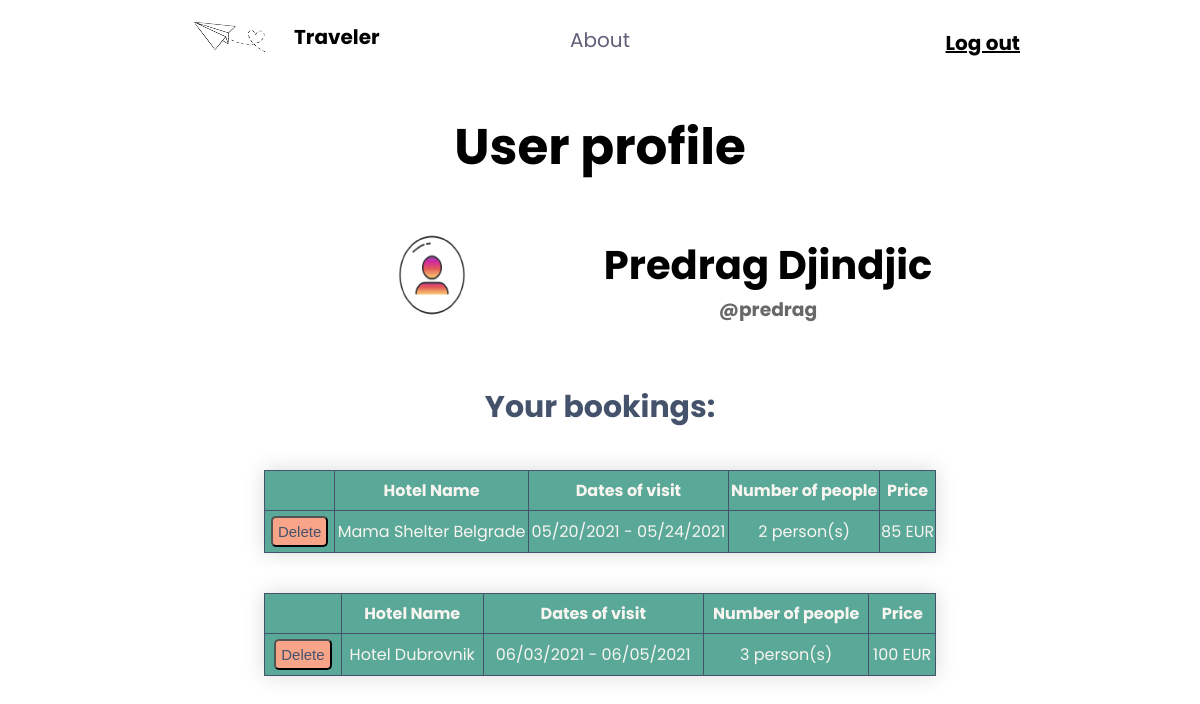
Screenshot of /index.php/user?id=9 (signed in) with the database file from the repository.
### tables this page shows
CREATE TABLE `bookings` (
  `booking_id` int(11) NOT NULL,
  `user_id` int(11) NOT NULL,
  `hotel_name` varchar(255) NOT NULL,
  `dates` varchar(255) NOT NULL,
  `people` int(11) NOT NULL,
  `price` int(11) NOT NULL
);

### model/BookingDB.php (called while the page is built, shortened)
<?php
class BookingDB{
    public static function getBookings($user_id){
        $db = DBInit::getInstance();
        $statement = $db->prepare("SELECT booking_id,user_id,hotel_name, dates,price,people FROM bookings
            WHERE user_id LIKE :user_id");
        $statement->bindValue(":user_id", '%' . $user_id . '%');
        $statement->execute();
        return $statement->fetchAll();
    }
}

### view/user-detail.php (the view, shortened to what this page needs)
<!DOCTYPE html>
<html lang="en">
<head>
    <link rel="stylesheet" href="<?= ASSETS_URL . "/styles/style_user_detail.css" ?>">
</head>
<body>
    <header>
        <div class="logo-container">
            <img src="<?= ASSETS_URL . "logo6.png" ?>" alt="logo" id="logo-slika">
            <h4 class="logo"><a href="<?= BASE_URL . "start" ?>" class="traveler">Traveler</a></h4>
        </div>
        <nav>
            <ul class="nav-links">
                <li class="izbor"><a href="<?= BASE_URL . "about" ?>" class="nav-link">About</a></li>
            </ul>
        </nav>
        <div class="sign-in">
            <?php if ( isset($_SESSION["user"])): ?>
                <h3 id="logout"><a href="<?= BASE_URL . "logout" ?>" id="log-out-text">Log out</a></h3>
            <?php else: ?>
                <h3 id="signn"><a href="<?= BASE_URL . "login" ?>" id="sign-text">Sign in</a></h3>
            <?php endif; ?>
        </div>
    </header>
    <div class="naslov">
        <h1 class="user-naslov">User profile</h1>
    </div>
    <div class="karta">
        <div class="slika">
                <div class="ikona">
                    <img src="<?= ASSETS_URL . "profile1.png" ?>" alt="profile" class="slika">
                </div>
        </div>
        <div class="ime">
                <h3 class="nm"><?= $_SESSION["user"]["nm"] ?></h3>
                <h3 class="username">@<?= $_SESSION["user"]["username"] ?></h3>
        </div>
    </div>
    <div class="bookings">
            <div class="naslov-bookings">
                <h3 class="bookings-tekst">Your bookings:</h3>
            </div>
            <?php if(empty($bookings)): ?>
                <h3 class="yet">You have no bookings yet!</h3>
                <h3>Browse hotels to make a reservation!</h3>
            <?php else: ?>
                <?php foreach ($bookings as $book): ?>
                <form action="<?= htmlspecialchars($_SERVER["PHP_SELF"], ENT_QUOTES, 'utf-8') ?>" method="post">
                    <div class="tabela">
                        <table>
                            <tr>
                                <th></th>
                                <th>Hotel Name</th>
                                <th>Dates of visit</th>
                                <th>Number of people</th>
                                <th>Price</th>
                            </tr>
                            <tr>
                                <td><button class="btn-del">Delete</button></td>
                                <td><?= $book["hotel_name"] ?></td>
                                <td><?= $book["dates"] ?></td>
                                <td><?= $book["people"] ?> person(s)</td>
                                <td><?= $book["price"] ?> EUR</td>
                            </tr>
                        </table>
                    </div>
                </form>
                <?php endforeach; ?>
            <?php endif; ?>
    </div>
</body>
</html>

### index.php (shortened to what this page needs)
<?php
require_once("controller/UserController.php");
$path = isset($_SERVER["PATH_INFO"]) ? trim($_SERVER["PATH_INFO"], "/") : "";
$urls = [
    "" => function(){
        ViewHelper::redirect(BASE_URL . "start");
    },
    "start" => function(){
        Other::pocetak();
    },
    "about" => function(){
        Other::AboutPage();
    },
    "hotels/detail" => function(){
        if($_SERVER["REQUEST_METHOD"]=="POST" && isset($_POST["daterange"])){
            UserController::addBooking();
        }elseif($_SERVER["REQUEST_METHOD"]=="POST" && isset($_POST["rating"])){
            Review::addReview();
        }elseif($_SERVER["REQUEST_METHOD"]=="POST" && isset($_POST["del"])){
            Review::deleteReview();
        }else{
            Hotel::detail();
        }
    },
    "restaurants/detail" => function(){
        if($_SERVER["REQUEST_METHOD"]=="POST" && isset($_POST["username"])){
            Review::addReview();
        }elseif($_SERVER["REQUEST_METHOD"]=="POST" && isset($_POST["review_id"])){
            Review::deleteReview();
        }else{
            Res::detail();
        }
    },
    "login" => function(){
        if($_SERVER["REQUEST_METHOD"]=="POST" && isset($_POST["in"])){
            UserController::login1();
        }elseif($_SERVER["REQUEST_METHOD"]=="POST" && isset($_POST["nm"])){
            UserController::register();
        }else{
            UserController::showLoginForm();
        }
    },
    "logout" => function(){
        UserController::logout();
    },
    "api/city/search" => function(){
        CityController::searchApi();
    },
    "city" => function(){
        CityController::index();
    },
    "city/hotels" => function(){
        Hotel::hotelsInCity();
    },
    "city/restaurants" => function(){
        Res::resInCity();
    },
    "user" => function(){
        if($_SERVER["REQUEST_METHOD"]=="POST"){
            UserController::deleteBooking();
        }else{
            UserController::viewProfile();
        }
    }
];
try {
    if (isset($urls[$path])) {
       $urls[$path]();
    } else {
        echo "No controller for '$path'";
    }
} catch (Exception $e) {
    echo "An error occurred: <pre>$e</pre>";
}

### controller/UserController.php (shortened to what this page needs)
<?php
require_once("model/BookingDB.php");
require_once("ViewHelper.php");
class UserController {
    public static function viewProfile(){
        if(isset($_SESSION["user"])){
            ViewHelper::render("view/user-detail.php",["bookings" => BookingDB::getBookings($_SESSION["user"]["id"])]);
        }
    }
}

### ViewHelper.php (shortened to what this page needs)
<?php
class ViewHelper {
    public static function render($file, $variables = array()) {
        extract($variables);
        include($file);
        $renderedView = ob_get_clean();
        echo $renderedView;
    }
}

### assets/styles/style_user_detail.css (style rules this page uses)
* { margin: 0px; padding: 0px; box-sizing:border-box; }
body { font-family: 'Poppins', sans-serif; width: 80%; margin: auto; }
header { display:flex; width: 90%; height: 10vh; margin: auto; align-items: center; }
.logo-container, .sign-in, .nav-links { display:flex; }
.nav-links { justify-content: space-around; list-style: none; }
.nav-link { color: #5f5f79; font-size: 20px; text-decoration: none; }
.logo { margin-top:45px; font-size: 20px; }
.logo-container { flex:1; }
nav { flex:1; }
.sign-in { flex:1; justify-content: flex-end; font-size: 20px; }
#log-out-text { font-size: 20px; color: black; }
#logout { position: absolute; right: 15%; top: 3%; }
.traveler { text-decoration: none; color: black; }
.naslov { width: 70%; margin: 30px auto; text-align: center; }
.karta { width: 70%; margin: 20px auto; display:flex; height: 15vh; }
.slika, .ime { flex:1; }
.user-naslov { font-size: 50px; }
.slika { text-align: center; }
.ime { text-align: center; }
.ikona { width: 30%; height: 100%; margin: auto; }
.slika { width: 100%; height: 100%; }
.nm { padding-top: 20px; font-size: 40px; }
.username { color: #686868; }
.bookings { margin: auto; text-align: center; width: 70%; margin-top: 50px; }
.bookings-tekst { font-size: 30px; color: #45526c; }
table, th, td { border: 1px solid #45526c; }
table { width: 100%; margin-top: 40px; border-collapse: collapse; box-shadow: 0 0 20px rgba(0, 0, 0, 0.15); }
th { height: 5vh; }
th, tr { background-color: #5aa897; color: #f8f5f1; text-align: center; }
.btn-del { background-color: #f8a488; color: #45526c; font-size: 15px; margin: 5px; border-radius: 5px; padding: 5px; cursor: pointer; }

### rows the page displays
bookings: hotel_name "Mama Shelter Belgrade", dates "05/20/2021 - 05/24/2021", people "2", price "85"
bookings: hotel_name "Hotel Dubrovnik", dates "06/03/2021 - 06/05/2021", people "3", price "100"

### other values shown
$_SESSION["user"]["nm"] "Predrag Djindjic"
$_SESSION["user"]["username"] "predrag"
